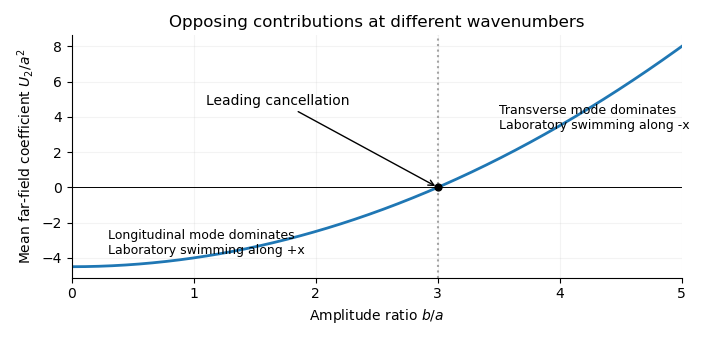

Python code for this plot:
import numpy as np
import matplotlib
matplotlib.use("Agg")
import matplotlib.pyplot as plt
plt.rcParams.update({"font.size":10,"axes.spines.top":False,"axes.spines.right":False})
r=np.linspace(0,5,500);u=(r*r-9)/2
fig,ax=plt.subplots(figsize=(7.2,3.4),dpi=100)
ax.plot(r,u,lw=2,color='tab:blue',label=r'$U_2/a^2=((b/a)^2-9)/2$')
ax.axhline(0,color='black',lw=.7);ax.axvline(3,color='gray',ls=':',alpha=.7);ax.scatter([3],[0],color='black',s=24,zorder=3)
ax.annotate('Leading cancellation',xy=(3,0),xytext=(1.1,4.7),arrowprops={'arrowstyle':'->','color':'black'})
ax.text(.3,-3.8,'Longitudinal mode dominates\nLaboratory swimming along +x',fontsize=9)
ax.text(3.5,3.3,'Transverse mode dominates\nLaboratory swimming along -x',fontsize=9)
ax.set(xlabel=r'Amplitude ratio $b/a$',ylabel=r'Mean far-field coefficient $U_2/a^2$',xlim=(0,5),title='Opposing contributions at different wavenumbers')
ax.grid(alpha=.15);fig.tight_layout();fig.savefig('paper-334-sheet-cancellation.png',facecolor='white',transparent=False)
